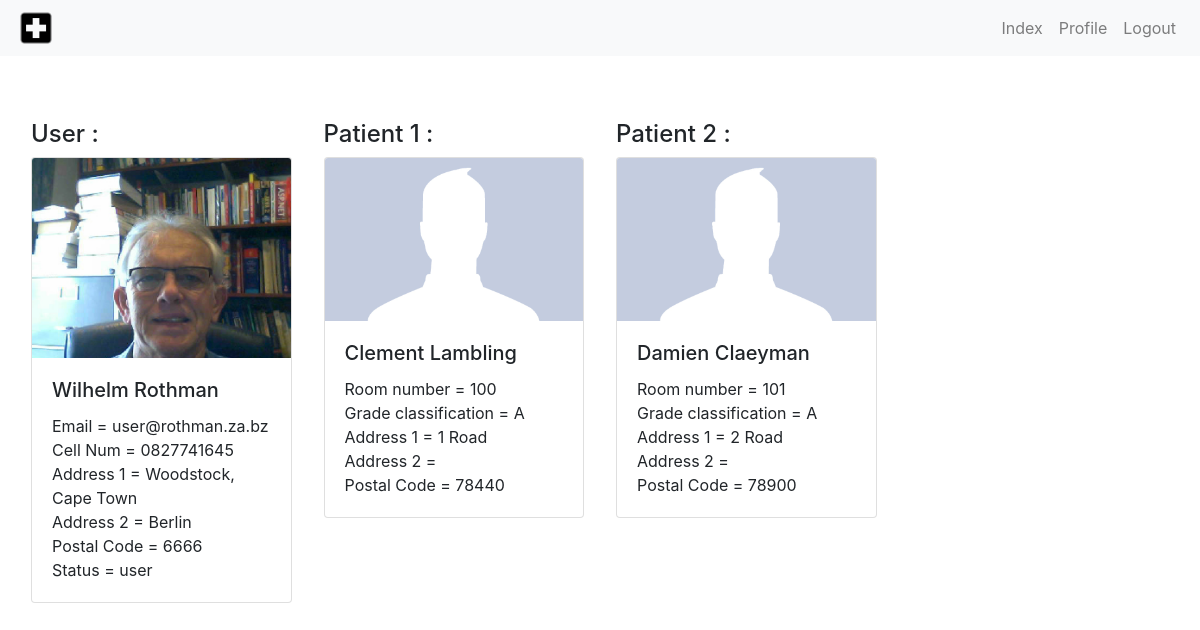
The app's page /Project/profile.php (signed in) with its own data.
### tables this page shows
CREATE TABLE IF NOT EXISTS `tbl_patient` (
  `ID` int(11) NOT NULL AUTO_INCREMENT,
  `FName` varchar(45) NOT NULL,
  `LName` varchar(45) NOT NULL,
  `RoomNb` varchar(45) NOT NULL,
  `Password` varchar(45) NOT NULL,
  `Address1` varchar(45) NOT NULL,
  `Address2` varchar(45) DEFAULT NULL,
  `PostalCode` int(11) NOT NULL,
  `GradeClassification` char(1) NOT NULL,
  `PatientImage` varchar(50) DEFAULT NULL,
  `NextOfKin` int(11) NOT NULL,
  PRIMARY KEY (`ID`),
  KEY `fk_tbl_Patient_tbl_User1_idx` (`NextOfKin`)
);

### Project/lib/tools.php (called while the page is built)
<?php
function getSessionUser()
{
    if(empty($_SESSION['user']))
    {
        return NULL;
    }
    else
    {
        return unserialize($_SESSION['user']);
    }
}
function getRoot()
{
    $folder = "/project/";
    return "http://".$_SERVER['HTTP_HOST'].$folder;
}

### Project/lib/autoloadRoot.php (called while the page is built, shortened)
<?php
function autoload($classname)
{
    if (file_exists($file ='class/'. $classname . '.php'))
    {
        require $file;
    }
}

### Project/class/User.php (called while the page is built, shortened)
<?php
class User
{
    private $id,
            $email,
            $cellNum,
            $status;
    protected   $fName,
                $lName,
                $address1,
                $address2,
                $postalCode,
                $password,
                $passwordConfirmed,
                $pictureName,
                $pictureTmpName,
                $picturePath,
                $errors = [];
    public function getId()
    {
        return $this->id;
    }
    public function getLName()
    {
        return $this->lName;
    }
    public function getFName()
    {
        return $this->fName;
    }
    public function getAddress1()
    {
        return $this->address1;
    }
    public function getAddress2()
    {
        return $this->address2;
    }
    public function getEmail()
    {
        return $this->email;
    }
    public function getCellNum()
    {
        return $this->cellNum;
    }
    public function getPostalCode()
    {
        return $this->postalCode;
    }
    public function getStatus()
    {
        return $this->status;
    }
    public function getPicturePath()
    {
        return $this->picturePath;
    }
}

### Project/class/UserManagerPDO.php (called while the page is built, shortened)
<?php
class UserManagerPDO
{
    protected $db;
    public function __construct(PDO $db)
    {
        $this->db = $db;
    }
    public function selectForeignPatient($id)
    {
        $req = $this->db->prepare('SELECT * FROM tbl_patient WHERE NextOfKin = :id');
        $req->bindValue(':id',$id);
        $req->execute();
        return $req;
    }
}

### Project/profile.php (the view, shortened to what this page needs)
<?php
include('lib/autoloadRoot.php');
include('lib/tools.php');
$userSession = getSessionUser();
$db = PDOFactory::getMysqlConnexion();
$manager = new UserManagerPDO($db);
$patients = $manager->selectForeignPatient($userSession->getId());
?>
<!doctype html>
<html lang="en">
<head>
    <?php include('includes/head.php')?>
</head>
<body>
<?php include('includes/navbar.php')?>
<div class="container-fluid m-0 mt-5 row">
   <div class="p-3 col-12 col-sm-6 col-md-4 col-lg-3">
        <h4>User :</h4>
        <div class="card col-12 p-0 m-0">
           <div class="profile-img">
               <?php
               $filename = $userSession->getPicturePath();
               if(file_exists($filename))
               {
                   ?>
                   <img src="<?php echo $userSession->getPicturePath()?>" alt="user" class="card-img-top">
                   <?php
               }
               else
               {
                   ?>
                   <img src="images/styles/profile.jpg" alt="user" class="card-img-top">
                   <?php
               }
               ?>
           </div>
            <div class="card-body">
                <h5 class="card-title"><?php echo $userSession->getFName().' '.$userSession->getLName()?></h5>
                <p class="card-text">
                    Email = <?php echo $userSession->getEmail() ?> <br>
                    Cell Num = <?php echo $userSession->getCellNum() ?> <br>
                    Address 1 = <?php echo $userSession->getAddress1() ?> <br>
                    Address 2 = <?php echo $userSession->getAddress2() ?> <br>
                    Postal Code = <?php echo $userSession->getPostalCode() ?> <br>
                    Status = <?php echo $userSession->getStatus() ?> <br>
                </p>
            </div>
        </div>
    </div>
<?php
$i = 1;
while($data = $patients->fetch())
{
?>
    <div class="p-3 col-12 col-sm-6 col-md-4 col-lg-3">
        <h4>Patient <?php echo $i ?> : </h4>
        <div class="card col-12 p-0 m-0">
            <div class="profile-img">
                <?php
                $filename = $data['PatientImage'];
                if(file_exists($filename))
                {
                    ?>
                    <img src="<?php echo $data['patientImage']?>" alt="patient" class="card-img-top">
                    <?php
                }
                else
                {
                    ?>
                    <img src="images/styles/profile.jpg" alt="user" class="card-img-top">
                    <?php
                }
                ?>
            </div>
            <div class="card-body">
                <h5 class="card-title"><?php echo $data['FName'].' '.$data['LName']?></h5>
                <p class="card-text">
                    Room number = <?php echo $data['RoomNb'] ?> <br>
                    Grade classification = <?php echo $data['GradeClassification'] ?> <br>
                    Address 1 = <?php echo $data['Address1'] ?> <br>
                    Address 2 = <?php echo $data['Address2'] ?> <br>
                    Postal Code = <?php echo $data['PostalCode'] ?> <br>
                </p>
            </div>
        </div>
    </div>
<?php
    $i++;
}
?>
</div>
</body>
</html>

### Project/includes/head.php (shortened to what this page needs)
<link rel="stylesheet" href="https://maxcdn.bootstrapcdn.com/bootstrap/4.1.3/css/bootstrap.min.css">
<link rel="stylesheet" href="<?php echo getRoot()?>css/style.css">

### Project/includes/navbar.php (shortened to what this page needs)
<nav class="navbar navbar-expand-md bg-light navbar-light min-height-64">
    <a href="<?php echo getRoot()?>index.php">
        <img class="img-fluid height-40" src="<?php echo getRoot()?>images/styles/logo.png" alt="Logo">
    </a>
    <div class="collapse navbar-collapse justify-content-end" id="collapsibleNavId">
        <ul class="navbar-nav mt-2 mt-lg-0">
            <li class="nav-item ">
                <a class="nav-link" href="<?php echo getRoot()?>index.php">Index</a>
            </li>
            <?php
            if(!empty($userSession)){
                    ?>
                <li class="nav-item ">
                    <a class="nav-link" href="<?php echo getRoot()?>profile.php">Profile</a>
                </li>
                <li class="nav-item ">
                    <a class="nav-link" href="<?php echo getRoot()?>logout.php">Logout</a>
                </li>
                <?php
            }
            else
            {
                ?>
                <li class="nav-item">
                    <a class="nav-link" href="<?php echo getRoot()?>login.php">Login</a>
                </li>
                <?php
            }
            ?>
        </ul>
    </div>
</nav>

### Project/css/style.css (style rules this page uses)
.height-40 { height: 40px; }
.profile-img { max-height: 200px; overflow: hidden; }

### records on screen
tbl_patient: FName "Clement", LName "Lambling", RoomNb "100", GradeClassification "A", Address1 "1 Road", PostalCode "78440"
tbl_patient: FName "Damien", LName "Claeyman", RoomNb "101", GradeClassification "A", Address1 "2 Road", PostalCode "78900"

### other values on screen
$userSession->getFName() "Wilhelm"
$userSession->getLName() "Rothman"
$userSession->getEmail() "user@rothman.za.bz"
$userSession->getCellNum() "0827741645"
$userSession->getAddress1() "Woodstock, Cape Town"
$userSession->getAddress2() "Berlin"
$userSession->getPostalCode() "6666"
$userSession->getStatus() "user"
